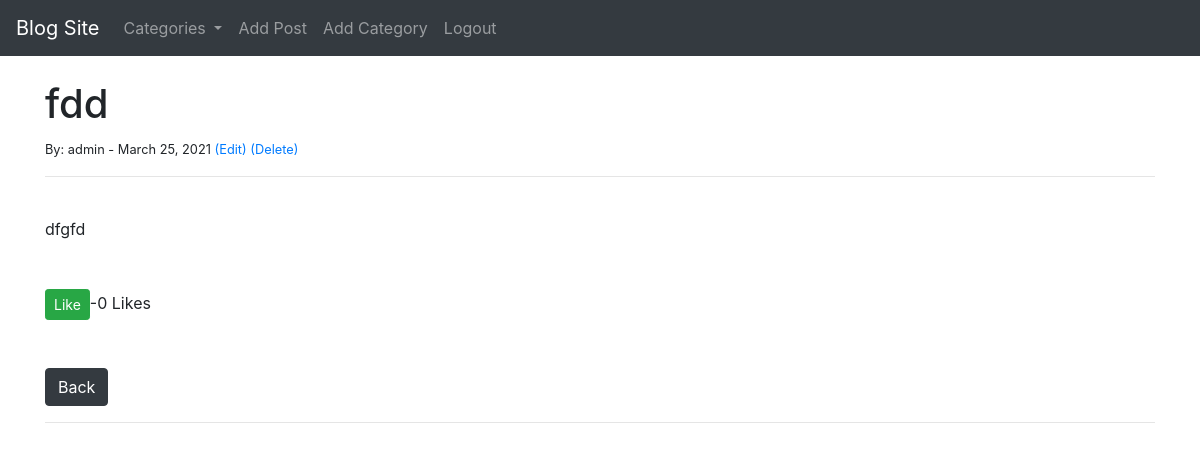
Screenshot of /article/26 (signed in) with the database file from the repository.
### theblog/models.py (models this page shows, shortened)
class Post(models.Model):
  title=models.CharField(max_length=255)
  title_tag=models.CharField(max_length=255)
  category=models.CharField(max_length=255)
  likes=models.ManyToManyField(User, related_name='blog_posts')
  def total_likes(self):
    return self.likes.count()
  author=models.ForeignKey(User, on_delete=models.CASCADE)
  body=models.TextField()
  post_date=models.DateField(auto_now_add=True)

### theblog/views.py (the view)
# urls.py: path('article/<int:pk>', ArticleDetailView.as_view(), name="article-detail"),
class ArticleDetailView(DetailView):
  model=Post
  template_name='article_details.html'
  def get_context_data(self, *args, **kwargs):
    cat_menu=Category.objects.all()
    context=super(ArticleDetailView, self).get_context_data(*args, **kwargs)
    stuff=get_object_or_404(Post, id=self.kwargs['pk'])
    total_likes=stuff.total_likes()
    context["cat_menu"]=cat_menu
    context["total_likes"]=total_likes
    return context

### theblog/models.py (called while the page is built)
  def __str__(self):
    return self.name

### theblog/templates/article_details.html (shortened to what this page needs)
{% extends 'base.html' %}
{% block content %}
<br>
<h1> {{post.title}} </h1>
<small>By: {{post.author.username}} - {{post.post_date}}
  {% if user.is_authenticated %}
    {% if user.id == post.author.id %}
      <a href=" {% url 'update_post' post.pk %} ">(Edit)</a>
      <a href=" {% url 'delete_post' post.pk %} ">(Delete)</a>
    {% endif %}
  {% endif %}
</small>
<br><hr><br>
{{post.body}}
<br><br><br>
<form action=" {% url 'like_post' post.pk %} " method="POST">
  <button type="submit" name="post_id", value="{{post.id}}", class="btn btn-success btn-sm">Like</button>-{{total_likes}} Likes
</form>
<br><br>
<a href=" {% url 'home' %} " class="btn btn-dark">Back</a>
<br><hr><br>
{% endblock %}

### rows the page displays
Post: title "fdd", author.username "admin", post_date "March 25, 2021", body "dfgfd"

### other values shown
{{ total_likes }} "0"
